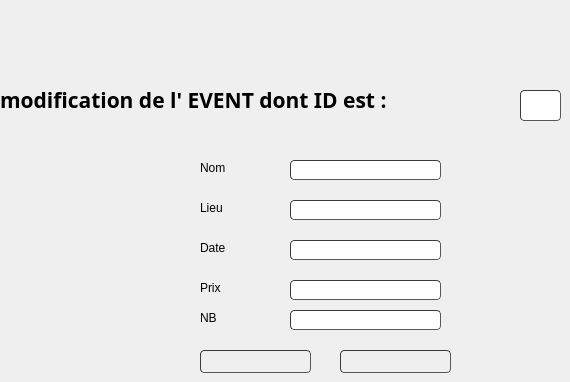
         <widget class="QWidget" name="page_5">
          <widget class="QLineEdit" name="date_modif">
           <property name="geometry">
            <rect>
             <x>290</x>
             <y>240</y>
             <width>151</width>
             <height>20</height>
            </rect>
           </property>
           <property name="styleSheet">
            <string notr="true">	border-width: 1px; border-radius: 4px;
	border-color: rgb(58, 58, 58);
	border-style: inset;
	padding: 0 8px;


	selection-color: rgb(60, 63, 65);</string>
           </property>
          </widget>
          <widget class="QLabel" name="label_10">
           <property name="geometry">
            <rect>
             <x>200</x>
             <y>200</y>
             <width>31</width>
             <height>16</height>
            </rect>
           </property>
           <property name="text">
            <string>Lieu</string>
           </property>
          </widget>
          <widget class="QLabel" name="label_11">
           <property name="geometry">
            <rect>
             <x>200</x>
             <y>240</y>
             <width>31</width>
             <height>16</height>
            </rect>
           </property>
           <property name="text">
            <string>Date</string>
           </property>
          </widget>
          <widget class="QLineEdit" name="nom_modif">
           <property name="geometry">
            <rect>
             <x>290</x>
             <y>160</y>
             <width>151</width>
             <height>20</height>
            </rect>
           </property>
           <property name="styleSheet">
            <string notr="true">	border-width: 1px; border-radius: 4px;
	border-color: rgb(58, 58, 58);
	border-style: inset;
	padding: 0 8px;


	selection-color: rgb(60, 63, 65);</string>
           </property>
          </widget>
          <widget class="QPushButton" name="modifier">
           <property name="geometry">
            <rect>
             <x>200</x>
             <y>350</y>
             <width>111</width>
             <height>23</height>
            </rect>
           </property>
           <property name="styleSheet">
            <string notr="true">	border-width: 1px; border-radius: 4px;
	border-color: rgb(58, 58, 58);
	border-style: inset;
	padding: 0 8px;


	selection-color: rgb(60, 63, 65);
image: url(:/new/prefix1/icons/icons8_checkmark_96px.png);</string>
           </property>
           <property name="text">
            <string/>
           </property>
           <property name="icon">
            <iconset>
             <normaloff>:/icons/icons8_checkmark_96px.png</normaloff>:/icons/icons8_checkmark_96px.png</iconset>
           </property>
          </widget>
          <widget class="QLineEdit" name="lieu_modif">
           <property name="geometry">
            <rect>
             <x>290</x>
             <y>200</y>
             <width>151</width>
             <height>20</height>
            </rect>
           </property>
           <property name="styleSheet">
            <string notr="true">	border-width: 1px; border-radius: 4px;
	border-color: rgb(58, 58, 58);
	border-style: inset;
	padding: 0 8px;


	selection-color: rgb(60, 63, 65);</string>
           </property>
          </widget>
          <widget class="QLabel" name="label_6">
           <property name="geometry">
            <rect>
             <x>200</x>
             <y>160</y>
             <width>31</width>
             <height>16</height>
            </rect>
           </property>
           <property name="text">
            <string>Nom</string>
           </property>
          </widget>
          <widget class="QPushButton" name="Annuler">
           <property name="geometry">
            <rect>
             <x>340</x>
             <y>350</y>
             <width>111</width>
             <height>23</height>
            </rect>
           </property>
           <property name="styleSheet">
            <string notr="true">	border-width: 1px; border-radius: 4px;
image: url(:/new/prefix1/icons/icons8_back_to_200px.png);
	border-color: rgb(58, 58, 58);
	border-style: inset;
	padding: 0 8px;


	selection-color: rgb(60, 63, 65);</string>
           </property>
           <property name="text">
            <string/>
           </property>
           <property name="icon">
            <iconset>
             <normaloff>:/icons/icons8_back_to_200px.png</normaloff>:/icons/icons8_back_to_200px.png</iconset>
           </property>
          </widget>
          <widget class="QLabel" name="label_8">
           <property name="geometry">
            <rect>
             <x>0</x>
             <y>70</y>
             <width>511</width>
             <height>61</height>
            </rect>
           </property>
           <property name="font">
            <font>
             <family>Nueva Std</family>
             <pointsize>16</pointsize>
             <weight>75</weight>
             <bold>true</bold>
            </font>
           </property>
           <property name="text">
            <string>modification de l' EVENT dont   ID est : </string>
           </property>
           <property name="textFormat">
            <enum>Qt::RichText</enum>
           </property>
          </widget>
          <widget class="QLineEdit" name="prix_modif">
           <property name="geometry">
            <rect>
             <x>290</x>
             <y>280</y>
             <width>151</width>
             <height>20</height>
            </rect>
           </property>
           <property name="styleSheet">
            <string notr="true">	border-width: 1px; border-radius: 4px;
	border-color: rgb(58, 58, 58);
	border-style: inset;
	padding: 0 8px;


	selection-color: rgb(60, 63, 65);</string>
           </property>
          </widget>
          <widget class="QLabel" name="label_18">
           <property name="geometry">
            <rect>
             <x>200</x>
             <y>280</y>
             <width>31</width>
             <height>16</height>
            </rect>
           </property>
           <property name="text">
            <string>Prix</string>
           </property>
          </widget>
          <widget class="QLineEdit" name="id_2">
           <property name="geometry">
            <rect>
             <x>520</x>
             <y>90</y>
             <width>41</width>
             <height>31</height>
            </rect>
           </property>
           <property name="styleSheet">
            <string notr="true">	border-width: 1px; border-radius: 4px;
	border-color: rgb(58, 58, 58);
	border-style: inset;
	padding: 0 8px;


	selection-color: rgb(60, 63, 65);</string>
           </property>
          </widget>
          <widget class="QLineEdit" name="nb_modif">
           <property name="geometry">
            <rect>
             <x>290</x>
             <y>310</y>
             <width>151</width>
             <height>20</height>
            </rect>
           </property>
           <property name="styleSheet">
            <string notr="true">	border-width: 1px; border-radius: 4px;
	border-color: rgb(58, 58, 58);
	border-style: inset;
	padding: 0 8px;


	selection-color: rgb(60, 63, 65);</string>
           </property>
          </widget>
          <widget class="QLabel" name="label_19">
           <property name="geometry">
            <rect>
             <x>200</x>
             <y>310</y>
             <width>31</width>
             <height>16</height>
            </rect>
           </property>
           <property name="text">
            <string>NB</string>
           </property>
          </widget>
         </widget>
